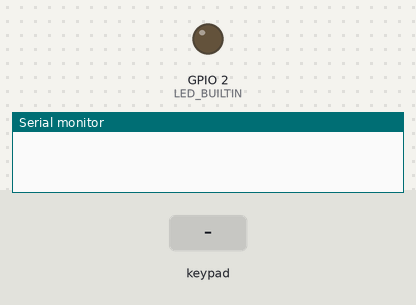
Bench run of a sketch on a simulated ESP32. Shown: output pins drawn as LEDs (lit = HIGH), the last lines printed to the serial monitor. The test bench sets the inputs (shaded band). Nothing arrives over Bluetooth unless stated.

Above: at 0.0 s.
At 2.2 s:
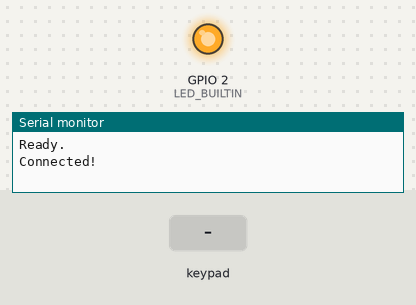
2.3 s: key 'U' pressed
4.0 s: key 'D' pressed
5.8 s: key 'L' pressed
Timing chart, 0 to 8.8 s (numbered marks = the images above; inputs shaded):
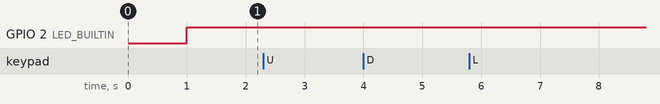

The sketch:

Get_data_from_ps5Controller.ino
```cpp
#include <ps5Controller.h>
#include <Arduino.h>

#define LED_BUILTIN 2

void setup() {
  Serial.begin(115200);
  delay(1000);

  ps5.begin("48:18:8D:0C:8C:AD"); //MAC address of my ps5 controller
  Serial.println("Ready.");

  pinMode(LED_BUILTIN, OUTPUT);
}

void loop() {
  if (ps5.isConnected()) {
    Serial.println("Connected!");

  } else {
    Serial.println("Waiting for controller to connect.");
    Serial.println();
    digitalWrite(LED_BUILTIN, HIGH);  // turn the LED on (HIGH is the voltage level)
    delay(1000);                      // wait for a second
    digitalWrite(LED_BUILTIN, LOW);   // turn the LED off by making the voltage LOW
    delay(1000);                      // wait for a second
  }

  while (ps5.isConnected() == true) {
    digitalWrite(LED_BUILTIN, HIGH);  // turn the LED on (HIGH is the voltage level)

    if (ps5.Right()) Serial.println("Right Button");
    if (ps5.Down()) Serial.println("Down Button");
    if (ps5.Up()) Serial.println("Up Button");
    if (ps5.Left()) Serial.println("Left Button");

    if (ps5.Square()) Serial.println("Square Button");
    if (ps5.Cross()) Serial.println("Cross Button");
    if (ps5.Circle()) Serial.println("Circle Button");
    if (ps5.Triangle()) Serial.println("Triangle Button");

    if (ps5.UpRight()) Serial.println("Up Right");
    if (ps5.DownRight()) Serial.println("Down Right");
    if (ps5.UpLeft()) Serial.println("Up Left");
    if (ps5.DownLeft()) Serial.println("Down Left");

    if (ps5.L1()) Serial.println("L1 Button");
    if (ps5.R1()) Serial.println("R1 Button");

    if (ps5.Share()) Serial.println("Share Button");
    if (ps5.Options()) Serial.println("Options Button");
    if (ps5.L3()) Serial.println("L3 Button");
    if (ps5.R3()) Serial.println("R3 Button");

    if (ps5.PSButton()) Serial.println("PS Button");
    if (ps5.Touchpad()) Serial.println("Touch Pad Button");

    if (ps5.L2()) {
      Serial.printf("L2 button at %d\n", ps5.L2Value());
    }
    if (ps5.R2()) {
      Serial.printf("R2 button at %d\n", ps5.R2Value());
    }

    if (ps5.LStickX()) {
      Serial.printf("Left Stick x at %d\n", ps5.LStickX());
    }
    if (ps5.LStickY()) {
      Serial.printf("Left Stick y at %d\n", ps5.LStickY());
    }
    if (ps5.RStickX()) {
      Serial.printf("Right Stick x at %d\n", ps5.RStickX());
    }
    if (ps5.RStickY()) {
      Serial.printf("Right Stick y at %d\n", ps5.RStickY());
    }

    Serial.println();
    // This delay is to make the output more human readable
    // Remove it when you're not trying to see the output
    delay(300);
  }

}
```
